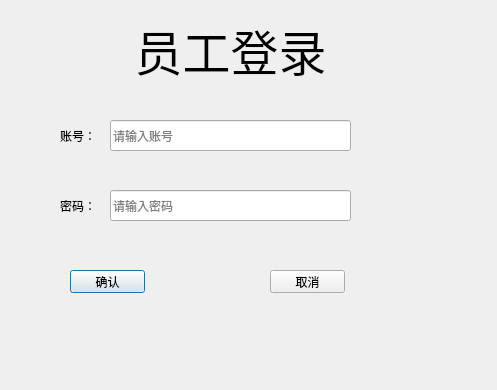
<?xml version="1.0" encoding="UTF-8"?>
<ui version="4.0">
 <class>Login</class>
 <widget class="QDialog" name="Login">
  <property name="geometry">
   <rect>
    <x>0</x>
    <y>0</y>
    <width>497</width>
    <height>390</height>
   </rect>
  </property>
  <property name="windowTitle">
   <string>员工登录</string>
  </property>
  <widget class="QLabel" name="label_Title">
   <property name="geometry">
    <rect>
     <x>130</x>
     <y>0</y>
     <width>201</width>
     <height>101</height>
    </rect>
   </property>
   <property name="text">
    <string>&lt;html&gt;&lt;head/&gt;&lt;body&gt;&lt;p align=&quot;center&quot;&gt;&lt;span style=&quot; font-size:36pt;&quot;&gt;员工登录&lt;/span&gt;&lt;/p&gt;&lt;/body&gt;&lt;/html&gt;</string>
   </property>
  </widget>
  <widget class="QLabel" name="label_Account">
   <property name="geometry">
    <rect>
     <x>60</x>
     <y>120</y>
     <width>54</width>
     <height>31</height>
    </rect>
   </property>
   <property name="text">
    <string>账号：</string>
   </property>
  </widget>
  <widget class="QLabel" name="label_Password">
   <property name="geometry">
    <rect>
     <x>60</x>
     <y>190</y>
     <width>54</width>
     <height>31</height>
    </rect>
   </property>
   <property name="text">
    <string>密码：</string>
   </property>
  </widget>
  <widget class="QLineEdit" name="Account">
   <property name="geometry">
    <rect>
     <x>110</x>
     <y>120</y>
     <width>241</width>
     <height>31</height>
    </rect>
   </property>
   <property name="dragEnabled">
    <bool>false</bool>
   </property>
   <property name="placeholderText">
    <string>请输入账号</string>
   </property>
   <property name="clearButtonEnabled">
    <bool>true</bool>
   </property>
  </widget>
  <widget class="QLineEdit" name="Password">
   <property name="geometry">
    <rect>
     <x>110</x>
     <y>190</y>
     <width>241</width>
     <height>31</height>
    </rect>
   </property>
   <property name="echoMode">
    <enum>QLineEdit::Password</enum>
   </property>
   <property name="placeholderText">
    <string>请输入密码</string>
   </property>
   <property name="clearButtonEnabled">
    <bool>true</bool>
   </property>
  </widget>
  <widget class="QPushButton" name="Login_Button">
   <property name="geometry">
    <rect>
     <x>70</x>
     <y>270</y>
     <width>75</width>
     <height>23</height>
    </rect>
   </property>
   <property name="text">
    <string>确认</string>
   </property>
  </widget>
  <widget class="QPushButton" name="Cancel_Button">
   <property name="geometry">
    <rect>
     <x>270</x>
     <y>270</y>
     <width>75</width>
     <height>23</height>
    </rect>
   </property>
   <property name="text">
    <string>取消</string>
   </property>
  </widget>
 </widget>
 <layoutdefault spacing="6" margin="11"/>
 <resources/>
 <connections/>
</ui>
